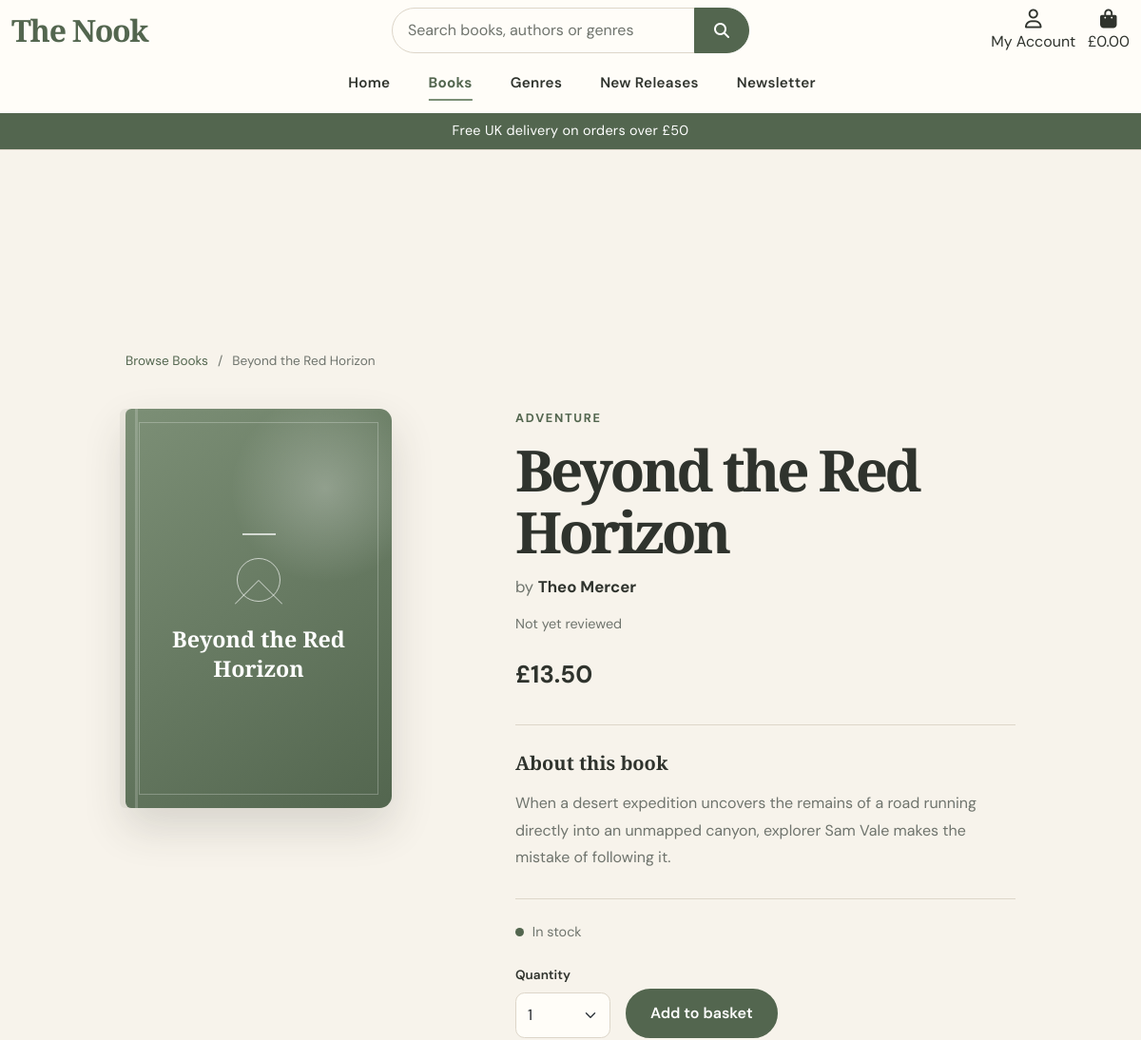
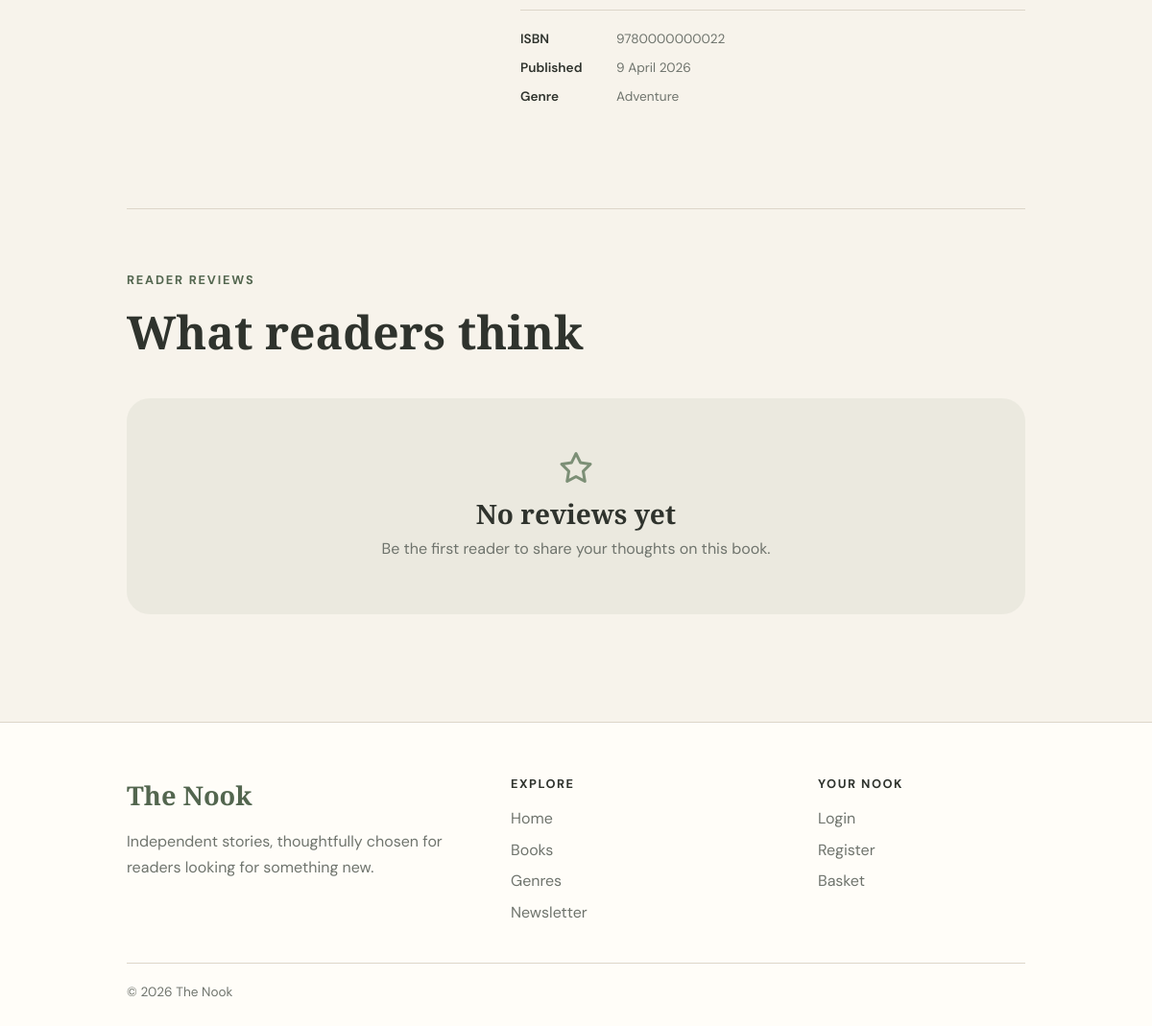
The app's page /books/22/ with its own data (2 pictures, top to bottom).
### books/models.py (models this page shows, shortened)
class Book(models.Model):
    class Status(models.TextChoices):
        DRAFT = 'draft', 'Draft'
        PENDING = 'pending', 'Pending approval'
        APPROVED = 'approved', 'Approved'
        REJECTED = 'rejected', 'Rejected'
    author = models.ForeignKey(
        AuthorProfile,
        on_delete=models.PROTECT,
        related_name='books'
    )
    genre = models.ForeignKey(
        Genre,
        on_delete=models.SET_NULL,
        null=True,
        blank=True,
        related_name='books'
    )
    title = models.CharField(
        max_length=255
    )
    isbn = models.CharField(
        max_length=20,
        unique=True,
        null=True,
        blank=True
    )
    description = models.TextField()
    price = models.DecimalField(
        max_digits=8,
        decimal_places=2
    )
    publication_date = models.DateField(
        null=True,
        blank=True
    )
    cover_image = models.ImageField(
        upload_to='books/',
        null=True,
        blank=True
    )
    stock_quantity = models.PositiveIntegerField(
        default=0
    )
    is_featured = models.BooleanField(
        default=False
    )
    is_active = models.BooleanField(
        default=True
    )
    status = models.CharField(
        max_length=10,
        choices=Status.choices,
        default=Status.DRAFT
    )
    rejection_reason = models.TextField(
        blank=True
    )
    reviewed_by = models.ForeignKey(
        settings.AUTH_USER_MODEL,
        on_delete=models.SET_NULL,
        null=True,
        blank=True,
        related_name='reviewed_books'
    )
    reviewed_at = models.DateTimeField(
        null=True,
        blank=True
    )
    created_at = models.DateTimeField(
        auto_now_add=True
    )
    updated_at = models.DateTimeField(
        auto_now=True
    )
    class Meta:
        ordering = ['title']

class Genre(models.Model):
    name = models.CharField(
        max_length=100,
        unique=True
    )
    description = models.TextField(
        blank=True
    )
    class Meta:
        ordering = ['name']

### authors/models.py (models this page shows, shortened)
class AuthorProfile(models.Model):
    user = models.OneToOneField(
        settings.AUTH_USER_MODEL,
        on_delete=models.SET_NULL,
        null=True,
        blank=True,
        related_name='author_profile'
    )
    display_name = models.CharField(
        max_length=150
    )
    bio = models.TextField(
        blank=True
    )
    website = models.URLField(
        blank=True
    )
    profile_image = models.ImageField(
        upload_to='authors/',
        null=True,
        blank=True
    )
    is_approved = models.BooleanField(
        default=False
    )
    created_at = models.DateTimeField(
        auto_now_add=True
    )
    updated_at = models.DateTimeField(
        auto_now=True
    )
    class Meta:
        ordering = ['display_name']

### books/views.py (the view)
def book_detail(request, book_id):
    book = get_object_or_404(
        Book.objects
        .filter(
            is_active=True,
            status=Book.Status.APPROVED
        )
        .select_related('author', 'genre')
        .annotate(
            average_rating=Avg(
                'reviews__rating',
                filter=Q(reviews__is_approved=True)
            )
        ),
        pk=book_id
    )
    reviews = (
        book.reviews
        .filter(is_approved=True)
        .select_related('user')
    )
    context = {
        'book': book,
        'reviews': reviews,
    }
    return render(
        request,
        'books/book_detail.html',
        context
    )

### books/templates/books/book_detail.html (shortened to what this page needs)
{% extends "base.html" %}
{% load static %}
{% block page_header %}
<div class="header-container"></div>
{% endblock %}
{% block content %}
<section class="book-detail-page">
    <div class="container">
        <nav
            class="book-breadcrumb"
            aria-label="Breadcrumb">
            <a href="{% url 'book_list' %}">
                Browse Books
            </a>
            <span aria-hidden="true">
                /
            </span>
            <span>
                {{ book.title }}
            </span>
        </nav>
        <div class="row g-5 align-items-start">
            <div class="col-12 col-md-5 col-lg-4">
                <div class="book-detail-cover-wrapper">
                    {% if book.cover_image %}
                        <img
                            src="{{ book.cover_image.url }}"
                            alt="Cover of {{ book.title }}"
                            class="book-detail-cover">
                    {% else %}
                        <div
                            class="
                            book-detail-cover
                            book-cover-placeholder">
                            <span class="placeholder-line"></span>
                            <span class="placeholder-circle"></span>
                            <span
                                class="
                                placeholder-title
                                logo-font">
                                {{ book.title }}
                            </span>
                        </div>
                    {% endif %}
                </div>
            </div>
            <div class="col-12 col-md-7 col-lg-7 offset-lg-1">
                <div class="book-detail-content">
                    {% if book.genre %}
                        <p class="book-detail-genre">
                            {{ book.genre.name }}
                        </p>
                    {% endif %}
                    <h1 class="book-detail-title logo-font">
                        {{ book.title }}
                    </h1>
                    <p class="book-detail-author">
                        by
                        <strong>
                            {{ book.author.display_name }}
                        </strong>
                    </p>
                    {% if book.average_rating %}
                        <div class="book-detail-rating">
                            <span
                                class="rating-star"
                                aria-hidden="true">
                                ★
                            </span>
                            <span>
                                {{ book.average_rating|floatformat:1 }}
                                / 5
                            </span>
                            <span class="rating-divider">
                                ·
                            </span>
                            <a href="#reviews">
                                {{ reviews|length }}
                                {% if reviews|length == 1 %}
                                    review
                                {% else %}
                                    reviews
                                {% endif %}
                            </a>
                        </div>
                    {% else %}
                        <p class="book-detail-no-rating">
                            Not yet reviewed
                        </p>
                    {% endif %}
                    <p class="book-detail-price">
                        £{{ book.price }}
                    </p>
                    <div class="book-detail-description">
                        <h2 class="logo-font">
                            About this book
                        </h2>
                        <p>
                            {{ book.description|linebreaksbr }}
                        </p>
                    </div>
                    <div class="book-stock">
                        {% if book.stock_quantity > 0 %}
                            <span class="stock-indicator in-stock"></span>
                            <span>
                                In stock
                            </span>
                        {% else %}
                            <span class="stock-indicator out-of-stock"></span>
                            <span>
                                Currently out of stock
                            </span>
                        {% endif %}
                    </div>
                    <form
                        class="book-purchase-panel"
                        action="{% url 'add_to_bag' book.id %}"
                        method="POST">
                        {% if book.stock_quantity > 0 %}
                            <div class="quantity-wrapper">
                                <label
                                    for="quantity"
                                    class="catalogue-label">
                                    Quantity
                                </label>
                                <select
                                    id="quantity"
                                    name="quantity"
                                    class="form-select quantity-select">
                                    <option value="1">
                                        1
                                    </option>
                                </select>
                            </div>
                            <button
                                type="submit"
                                class="btn nook-primary-button">
                                Add to basket
                            </button>
                        {% endif %}
                    </form>
                    <dl class="book-meta">
                        {% if book.isbn %}
                            <div>
                                <dt>
                                    ISBN
                                </dt>
                                <dd>
                                    {{ book.isbn }}
                                </dd>
                            </div>
                        {% endif %}
                        {% if book.publication_date %}
                            <div>
                                <dt>
                                    Published
                                </dt>
                                <dd>
                                    {{ book.publication_date|date:"j F Y" }}
                                </dd>
                            </div>
                        {% endif %}
                        {% if book.genre %}
                            <div>
                                <dt>
                                    Genre
                                </dt>
                                <dd>
                                    {{ book.genre.name }}
                                </dd>
                            </div>
                        {% endif %}
                    </dl>
                </div>
            </div>
        </div>
        <section
            id="reviews"
            class="book-reviews">
            <div class="book-reviews-heading">
                <p class="section-eyebrow">
                    Reader reviews
                </p>
                <h2 class="logo-font">
                    What readers think
                </h2>
            </div>
            {% if reviews %}
                <div class="row g-4">
                    {% for review in reviews %}
                        <div class="col-12 col-lg-6">
                            <article class="review-card">
                                <div class="review-rating">
                                    {% for i in "12345" %}
                                        {% if forloop.counter <= review.rating %}
                                            <span aria-hidden="true">
                                                ★
                                            </span>
                                        {% else %}
                                            <span
                                                class="empty-star"
                                                aria-hidden="true">
                                                ★
                                            </span>
                                        {% endif %}
                                    {% endfor %}
                                    <span class="visually-hidden">
                                        {{ review.rating }}
                                        out of 5 stars
                                    </span>
                                </div>
                                {% if review.title %}
                                    <h3 class="logo-font">
                                        {{ review.title }}
                                    </h3>
                                {% endif %}
                                <p class="review-body">
                                    {{ review.body }}
                                </p>
                                <p class="review-meta">
                                    {{ review.user }}
                                    ·
                                    {{ review.created_at|date:"j M Y" }}
                                </p>
                            </article>
                        </div>
                    {% endfor %}
                </div>
            {% else %}
                <div class="reviews-empty">
                    <i
                        class="fa-regular fa-star"
                        aria-hidden="true">
                    </i>
                    <h3 class="logo-font">
                        No reviews yet
                    </h3>
                    <p>
                        Be the first reader to share your thoughts
                        on this book.
                    </p>
                </div>
            {% endif %}
        </section>
    </div>
</section>
{% endblock %}

### records on screen
Book: title "Beyond the Red Horizon", genre.name "ADVENTURE", author.display_name "Theo Mercer", price "13.50", description "When a desert expedition uncovers the remains of a road running directly into an unmapped canyon, explorer Sam Vale makes the mistake of following it.", isbn "9780000000022", publication_date "9 April 2026", genre.name "Adventure"

### other values on screen
{{ free_delivery_threshold }} "50"
